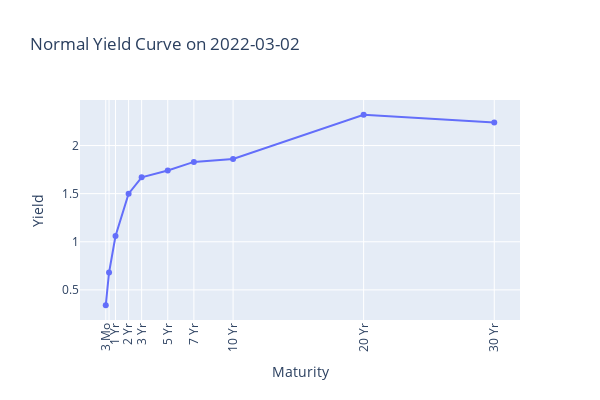

Notebook source saved alongside this figure:
### Code cell
# plot a normal yield curve
NORMAL_YIELD_DATE = "2022-03-02"
fig = go.Figure()

# Create the normal yield curve
normal_yields = df.loc[NORMAL_YIELD_DATE]

x = [pd.Timestamp(NORMAL_YIELD_DATE) + maturity[key] for key in normal_yields.keys()]
fig.add_trace(go.Scatter(x=x, y=normal_yields, name='Yield Curve'))
fig.update_layout(
    xaxis=dict(
        tickmode='array',
        tickvals=x,
        ticktext=[key if key != "6 Mo" else " " for key in normal_yields.keys()],
        tickangle=-90
    ),
    title=f'Normal Yield Curve on {NORMAL_YIELD_DATE}',
    xaxis_title='Maturity',
    yaxis_title='Yield',
    width=600, height=400
)

### Figure 1 — Plotly figure (JSON) as saved in the notebook; plotly's stock layout.template omitted (floating-point values rounded to 4 significant figures)
{"data": [{"name": "Yield Curve", "type": "scatter", "x": ["2022-06-02T00:00:00", "2022-09-02T00:00:00", "2023-03-02T00:00:00", "2024-03-02T00:00:00", "2025-03-02T00:00:00", "2027-03-02T00:00:00", "2029-03-02T00:00:00", "2032-03-02T00:00:00", "2042-03-02T00:00:00", "2052-03-02T00:00:00"], "y": [0.34, 0.68, 1.06, 1.5, 1.67, 1.74, 1.83, 1.86, 2.32, 2.24]}], "layout": {"height": 400, "title": {"text": "Normal Yield Curve on 2022-03-02"}, "width": 600, "xaxis": {"tickangle": -90, "tickmode": "array", "ticktext": ["3 Mo", " ", "1 Yr", "2 Yr", "3 Yr", "5 Yr", "7 Yr", "10 Yr", "20 Yr", "30 Yr"], "tickvals": ["2022-06-02T00:00:00", "2022-09-02T00:00:00", "2023-03-02T00:00:00", "2024-03-02T00:00:00", "2025-03-02T00:00:00", "2027-03-02T00:00:00", "2029-03-02T00:00:00", "2032-03-02T00:00:00", "2042-03-02T00:00:00", "2052-03-02T00:00:00"], "title": {"text": "Maturity"}}, "yaxis": {"title": {"text": "Yield"}}}}
